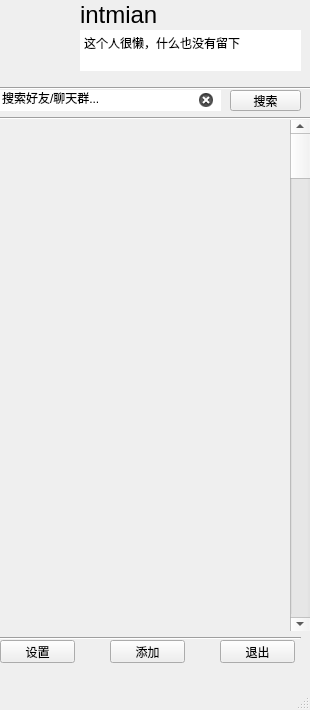
<?xml version="1.0" encoding="UTF-8"?>
<ui version="4.0">
 <class>MainWindow</class>
 <widget class="QMainWindow" name="MainWindow">
  <property name="geometry">
   <rect>
    <x>0</x>
    <y>0</y>
    <width>310</width>
    <height>710</height>
   </rect>
  </property>
  <property name="minimumSize">
   <size>
    <width>310</width>
    <height>710</height>
   </size>
  </property>
  <property name="maximumSize">
   <size>
    <width>310</width>
    <height>710</height>
   </size>
  </property>
  <property name="windowTitle">
   <string>MainWindow</string>
  </property>
  <widget class="QWidget" name="centralwidget">
   <widget class="Line" name="line">
    <property name="geometry">
     <rect>
      <x>-10</x>
      <y>80</y>
      <width>321</width>
      <height>16</height>
     </rect>
    </property>
    <property name="orientation">
     <enum>Qt::Horizontal</enum>
    </property>
   </widget>
   <widget class="QLabel" name="label_3">
    <property name="geometry">
     <rect>
      <x>80</x>
      <y>0</y>
      <width>131</width>
      <height>31</height>
     </rect>
    </property>
    <property name="text">
     <string>&lt;html&gt;&lt;head/&gt;&lt;body&gt;&lt;p&gt;&lt;span style=&quot; font-size:18pt;&quot;&gt;intmian&lt;/span&gt;&lt;/p&gt;&lt;/body&gt;&lt;/html&gt;</string>
    </property>
   </widget>
   <widget class="QLineEdit" name="lineEdit">
    <property name="geometry">
     <rect>
      <x>0</x>
      <y>90</y>
      <width>221</width>
      <height>21</height>
     </rect>
    </property>
    <property name="text">
     <string>搜索好友/聊天群...</string>
    </property>
    <property name="frame">
     <bool>false</bool>
    </property>
    <property name="dragEnabled">
     <bool>false</bool>
    </property>
    <property name="clearButtonEnabled">
     <bool>true</bool>
    </property>
   </widget>
   <widget class="QPushButton" name="pushButton">
    <property name="geometry">
     <rect>
      <x>230</x>
      <y>90</y>
      <width>71</width>
      <height>21</height>
     </rect>
    </property>
    <property name="text">
     <string>搜索</string>
    </property>
   </widget>
   <widget class="QTextBrowser" name="textBrowser">
    <property name="geometry">
     <rect>
      <x>80</x>
      <y>30</y>
      <width>221</width>
      <height>41</height>
     </rect>
    </property>
    <property name="frameShape">
     <enum>QFrame::NoFrame</enum>
    </property>
    <property name="frameShadow">
     <enum>QFrame::Sunken</enum>
    </property>
    <property name="html">
     <string>&lt;!DOCTYPE HTML PUBLIC &quot;-//W3C//DTD HTML 4.0//EN&quot; &quot;http://www.w3.org/TR/REC-html40/strict.dtd&quot;&gt;
&lt;html&gt;&lt;head&gt;&lt;meta name=&quot;qrichtext&quot; content=&quot;1&quot; /&gt;&lt;style type=&quot;text/css&quot;&gt;
p, li { white-space: pre-wrap; }
&lt;/style&gt;&lt;/head&gt;&lt;body style=&quot; font-family:'SimSun'; font-size:9pt; font-weight:400; font-style:normal;&quot;&gt;
&lt;p style=&quot; margin-top:0px; margin-bottom:0px; margin-left:0px; margin-right:0px; -qt-block-indent:0; text-indent:0px;&quot;&gt;&lt;span style=&quot; font-family:'SimSun';&quot;&gt;这个人很懒，什么也没有留下&lt;/span&gt;&lt;/p&gt;&lt;/body&gt;&lt;/html&gt;</string>
    </property>
   </widget>
   <widget class="Line" name="line_2">
    <property name="geometry">
     <rect>
      <x>0</x>
      <y>630</y>
      <width>301</width>
      <height>16</height>
     </rect>
    </property>
    <property name="orientation">
     <enum>Qt::Horizontal</enum>
    </property>
   </widget>
   <widget class="QPushButton" name="pushButton_2">
    <property name="geometry">
     <rect>
      <x>110</x>
      <y>640</y>
      <width>75</width>
      <height>23</height>
     </rect>
    </property>
    <property name="text">
     <string>添加</string>
    </property>
   </widget>
   <widget class="QPushButton" name="pushButton_3">
    <property name="geometry">
     <rect>
      <x>220</x>
      <y>640</y>
      <width>75</width>
      <height>23</height>
     </rect>
    </property>
    <property name="text">
     <string>退出</string>
    </property>
   </widget>
   <widget class="QPushButton" name="pushButton_4">
    <property name="geometry">
     <rect>
      <x>0</x>
      <y>640</y>
      <width>75</width>
      <height>23</height>
     </rect>
    </property>
    <property name="text">
     <string>设置</string>
    </property>
   </widget>
   <widget class="Line" name="line_3">
    <property name="geometry">
     <rect>
      <x>0</x>
      <y>110</y>
      <width>311</width>
      <height>16</height>
     </rect>
    </property>
    <property name="orientation">
     <enum>Qt::Horizontal</enum>
    </property>
   </widget>
   <widget class="QScrollBar" name="verticalScrollBar">
    <property name="geometry">
     <rect>
      <x>290</x>
      <y>120</y>
      <width>20</width>
      <height>511</height>
     </rect>
    </property>
    <property name="orientation">
     <enum>Qt::Vertical</enum>
    </property>
   </widget>
   <widget class="QLabel" name="label">
    <property name="geometry">
     <rect>
      <x>0</x>
      <y>10</y>
      <width>71</width>
      <height>71</height>
     </rect>
    </property>
    <property name="text">
     <string/>
    </property>
    <property name="pixmap">
     <pixmap>img/profile.jpg</pixmap>
    </property>
    <property name="scaledContents">
     <bool>true</bool>
    </property>
   </widget>
  </widget>
  <widget class="QMenuBar" name="menubar">
   <property name="geometry">
    <rect>
     <x>0</x>
     <y>0</y>
     <width>310</width>
     <height>22</height>
    </rect>
   </property>
  </widget>
  <widget class="QStatusBar" name="statusbar"/>
 </widget>
 <resources/>
 <connections/>
</ui>
